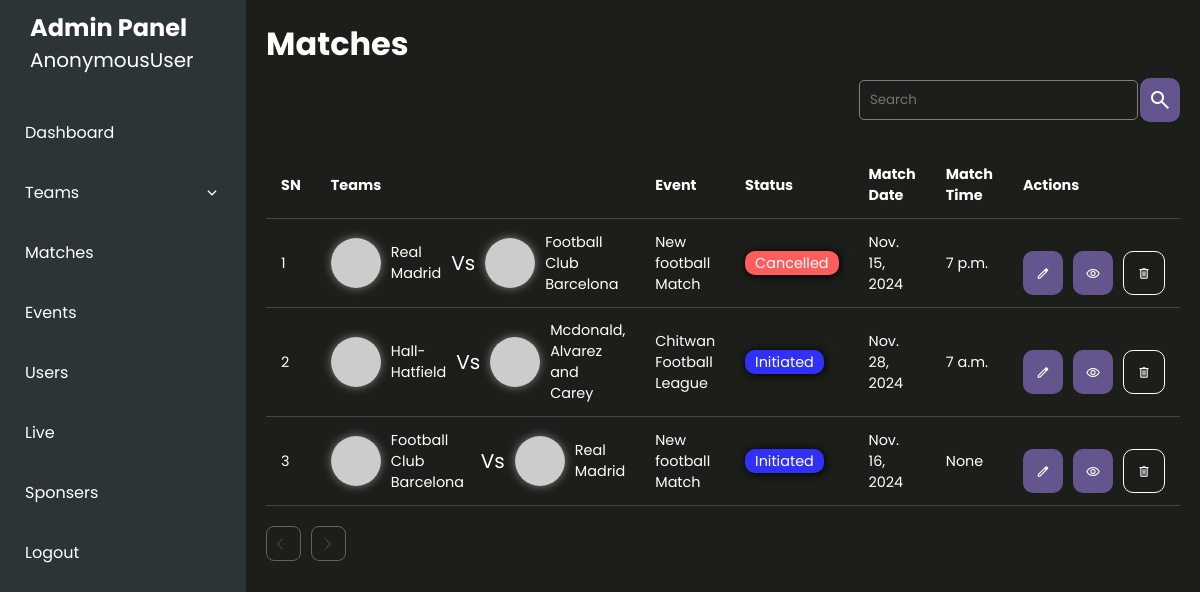
The page /matches/ on the database its author committed.
### sportsApp/models.py (models this page shows, shortened)
class Match(models.Model):
    event = models.ForeignKey(Event,on_delete=models.CASCADE,blank=True,null=True,related_name='matches')
    team1 = models.ForeignKey(EventTeam, on_delete=models.CASCADE, related_name='match_team1')
    team2 = models.ForeignKey(EventTeam, on_delete=models.CASCADE, related_name='match_team2')
    is_address_default = models.BooleanField(default=False)
    status = models.CharField(max_length=20,choices=constants.MatchStatus.choices,default=constants.MatchStatus.INITIATED)
    match_date = models.DateField()
    match_time = models.TimeField(blank=True,null=True)
    place = models.CharField(max_length=255,blank=True,null=True)
    match_complete = models.BooleanField(default=False)
    notes = models.TextField(null=True,blank=True)
    created_at = models.DateTimeField(auto_now_add=True,blank=True,null=True)
    updated_at = models.DateTimeField(auto_now=True,blank=True,null=True)

class EventTeam(models.Model):
    event = models.ForeignKey(Event,on_delete=models.CASCADE)
    team = models.ForeignKey(Team,on_delete=models.CASCADE)
    is_verified = models.BooleanField(default=False)
    created_at = models.DateTimeField(auto_now_add=True)
    updated_at = models.DateTimeField(auto_now=True)

class Team(models.Model):
    SPORT_TYPES = (
        ('FOOTBALL','Football'),
    )
    name = models.CharField(max_length=255,db_index=1)
    total_players = models.PositiveIntegerField(default=10,blank=True, null=True)
    sports_genere = models.CharField(max_length=25,choices=SPORT_TYPES,default='FOOTBALL',blank=True)
    short_name = models.CharField(unique=True,max_length=10,blank=True,null=True)
    is_organizers_team = models.BooleanField(default=False)
    email = models.EmailField(max_length=100,blank=True,null=True)
    address = models.CharField(max_length=255,blank=True,null=True)
    province = models.ForeignKey(Province, on_delete=models.SET_NULL,null=True)
    district = models.ForeignKey(District, on_delete=models.SET_NULL,null=True)
    municipality = models.ForeignKey(Municipality, on_delete=models.SET_NULL,null=True)
    is_verified = models.BooleanField(default=False)
    user = models.ForeignKey(User,on_delete=models.CASCADE,null=True,blank=True,related_name='team')
    logo = models.ImageField(upload_to="images/teams/",blank=True,null=True)
    banner = models.ImageField(upload_to='images/banner/',blank=True,null=True)
    gender = models.CharField(max_length=25,choices=constants.GENDER_OPTIONS.CHOICES,default=constants.GENDER_OPTIONS.MALE)
    created_at = models.DateTimeField(auto_now_add=True)
    updated_at = models.DateTimeField(auto_now=True)

class Event(models.Model):
    title = models.CharField(max_length=255)
    event_type = models.CharField(max_length=20,choices=constants.EVENT_TYPE.choices,default=constants.EVENT_TYPE.KNOCKOUT)
    status = models.CharField(max_length=20,choices=constants.EventStatus.choices,default=constants.EventStatus.INITIATED)
    banner = models.ImageField(upload_to='images/events/',blank=True,null=True)
    logo = models.ImageField(upload_to='images/events/',blank=True,null=True)
    event_organizer = models.ForeignKey(EventOrganizer,on_delete=models.CASCADE,blank=True,null=True,related_name='events')
    event_age_limit = models.PositiveIntegerField()
    is_verified = models.BooleanField(default=False)
    entry_fee = models.DecimalField(max_digits=10000,decimal_places=3)
    registration_start_date = models.DateTimeField()
    registration_end_date = models.DateTimeField()
    event_start_date = models.DateTimeField(blank=True,null=True)
    event_end_date = models.DateTimeField(blank=True,null=True)
    match_duration = models.DurationField(blank=True,null=True)
    province = models.ForeignKey(Province, on_delete=models.SET_NULL,null=True)
    district = models.ForeignKey(District, on_delete=models.SET_NULL,null=True)
    municipality = models.ForeignKey(Municipality, on_delete=models.SET_NULL,null=True)
    area = models.CharField(max_length=255)
    created_at = models.DateField(auto_now_add=True)
    updated_at = models.DateField(auto_now=True)
    def __str__(self) -> str:
        return self.title

### sportsApp/views.py (the view)
# urls.py: path('matches/',views.match_list_view,name='match'),
def match_list_view(request):
    matches = Match.objects.all()
    print(Match.objects.count())
    return render(request,'matches/all_match.html',{'matches':matches})

### sportsApp/templates/matches/all_match.html
{% extends 'event/event_index.html' %}
{% block content %}
{% include 'matches/match_list.html' %}
{% endblock content %}

### sportsApp/templates/matches/match_list.html (shortened to what this page needs)
<div class="responsive-table-box">
  <h2>Matches</h2>
    <div class="filter_box">
        <div class="search">
           <input type="search" placeholder="Search"/>
           <button class="global_btn"><span class="material-symbols-outlined">
            </span></button>
        </div>
    </div>
   <div class="team_listing" id="team-form" >
    <table class="responsive-table">
      <tbody>
        <thead>
          <tr>
            <th>SN</th>
            <th>Teams</th>
            <th>Event</th>
            <th>Status</th>
            <th>Match Date</th>
            <th>Match Time</th>
            <th>Actions</th>
          </tr>
        </thead>
        <tbody>
          {% for match in matches %}
              <tr>
                <td>{{ forloop.counter|add:0 }}</td>
                <td>
                    <div class="table_avatar_box">
                        <div class="team team1">
                            <div class="avatar">
                                <img src="https://picsum.photos/10{{ forloop.counter|add:0 }}" alt="">
                            </div>
                            <p>{{match.team1.team.name}}</p>
                        </div>
                        <p>Vs</p>
                        <div class="team team2">
                            <div class="avatar">
                                <img src="https://picsum.photos/10{{ forloop.counter|add:20 }}" alt="">
                            </div>
                            <p>{{match.team2.team.name}}</p>
                        </div>
                    </div>
                </td>
                <td>{{match.event}}</td>
                <td><span class="event_status {{match.status}}">{{match.status}}</span></td>
                <td>{{match.match_date}}</td>
                <td>{{match.match_time}}</td>
                <td>
                  <div class="td_actions">
                    <a href="{% url 'edit-match-admin' match.id %}">
                    <button class="global_btn" type="button">
                      <span class="icon material-symbols-outlined">
                        </span>
                    </button>
                  </a>
                  <a href="{% url 'match-profile' match.id %}">
                    <button class="global_btn" type="button">
                      <span class="icon material-symbols-outlined">
                        </span>
                    </button>
                  </a>
                    <button class="global_btn outline" type="button" onclick="handleOpenAlert('{{match.id}}','Do you want to delele match of {{match.team1.team.name}} vs {{match.team2.team.name}}?','If you delete the match you may lose the match data')">
                      <span class="icon material-symbols-outlined">
                        </span>
                    </button>
                  </div>
                </td>
              </tr>
            {% endfor %}
        </tbody>
      </tbody>
    </table>
  <div class="pagination">
    {% if page_obj.has_previous %}
        <a href="?page={{ page_obj.previous_page_number }}" class="prev">
          <span class="material-symbols-outlined">
            arrow_back_ios
            </span>
        </a>
    {% else %}
        <span class="disabled">
          <span class="material-symbols-outlined">
            </span>
        </span>
    {% endif %}
    {% if page_obj.has_next %}
        <a href="?page={{ page_obj.next_page_number }}" class="next">
          <span class="material-symbols-outlined">
            arrow_forward_ios
            </span>
        </a>
    {% else %}
        <span class="disabled">
          <span class="material-symbols-outlined">
            </span>
        </span>
    {% endif %}
  </div>
</div>

### static/styles/main.css (style rules this page uses)
* { padding: 0; margin: 0; box-sizing: border-box; font-family: "Poppins", sans-serif; }
:root { --global_blue:rgb(84, 84, 255); --primary-color:#65558f; --box-color:#353535; --error-red:rgb(254, 93, 93); }
p { font-size: 20px; color: rgb(197, 197, 197); }
body, html { margin: auto; }
body { background-color: #1c1e1a; position: relative; }
a { text-decoration: none; }
.avatar { vertical-align: middle; width: 50px; height: 50px; border-radius: 50%; }
.leaderboard_button, .global_btn { padding-left: 20px; padding-right: 20px; min-width: 100px; min-height: 44px; background-color: var(--primary-color); color: white; border-radius: 50px; border: none; font-size: 0.9rem; margin-top: 20px; cursor: pointer; }
.leaderboard_button.outline, .global_btn.outline { background-color: transparent; border: 1px solid white; }
.avatar { height: 50px; width: 50px; border-radius: 50%; box-shadow: 0px 0px 10px gray; }
.avatar img { height: 50px; width: 50px; border-radius: 50%; }
h1, h2, h3, h4 { color: white; }
p { color: white; }
.responsive-table-box { color: white; }
.responsive-table-box .filter_box { padding: 10px 0px; display: flex; justify-content: right; margin-bottom: 10px; -moz-column-gap: 20px; column-gap: 20px; place-items: center; }
.responsive-table-box .filter_box .search { display: flex; place-content: center; place-items: center; }
.responsive-table-box .filter_box .search .global_btn { min-width: 25px; width: 30px; display: flex; place-content: center; place-items: center; margin: 0; margin-left: 2px; border-radius: 10px; }
.responsive-table-box .filter_box input { height: 40px; min-width: 200px; background-color: transparent; border: 1px solid gray; border-radius: 5px; padding: 10px; color: white; }
.responsive-table-box .table_avatar_box { display: flex; -moz-column-gap: 10px; column-gap: 10px; place-items: center; }
.responsive-table-box .table_avatar_box .team { display: flex; place-content: center; place-items: center; -moz-column-gap: 10px; column-gap: 10px; }
.responsive-table-box .table_avatar_box .team p { font-size: 0.9rem; }
.responsive-table { width: 100%; border-collapse: collapse; margin: 20px 0; font-size: 18px; overflow: hidden; color: white; }
.responsive-table th, .responsive-table td { padding: 12px 15px; font-size: 0.9rem; text-align: left; }
.responsive-table th a, .responsive-table td a { color: white; font-size: 0.9rem; }
.responsive-table thead th { color: #ffffff; font-weight: bold; border-bottom: 1px solid #444; }
.responsive-table tbody td { border-bottom: 1px solid #444; }
.responsive-table .td_actions { display: flex; -moz-column-gap: 10px; column-gap: 10px; }
.responsive-table .td_actions button { border-radius: 10px; min-width: 20px; width: 20px; height: 20px; display: flex; place-content: center; place-items: center; }
.responsive-table .td_actions button .icon { font-size: 15px; }
.pagination { display: flex; align-items: center; gap: 10px; }
.pagination a, .pagination span { padding: 5px; border-radius: 8px; font-size: 14px; text-decoration: none; display: inline-block; width: 35px; height: 35px; display: flex; place-content: center; place-items: center; }
.pagination .disabled { border: 1px solid white; opacity: 0.3; color: #888888; }
.content h2 { font-size: 32px; font-weight: bold; }
.event_status { padding: 2px; box-shadow: 1px 1px 10px black; border-radius: 10px; padding-left: 10px; padding-right: 10px; }
.event_status.Initiated, .event_status.initiated { background-color: rgb(48, 48, 246); }
.event_status.Cancelled, .event_status.cancelled { background-color: var(--error-red); }

### rows shown on the page
Match: team1.team.name "Real Madrid", team2.team.name "Football Club Barcelona", event "New football Match", status "Cancelled", match_date "Nov. 15, 2024", match_time "7 p.m."
Match: team1.team.name "Hall-Hatfield", team2.team.name "Mcdonald, Alvarez and Carey", event "Chitwan Football League", status "Initiated", match_date "Nov. 28, 2024", match_time "7 a.m."
Match: team1.team.name "Football Club Barcelona", team2.team.name "Real Madrid", event "New football Match", status "Initiated", match_date "Nov. 16, 2024", match_time "None"

### other values the page prints
{{ request.user }} "AnonymousUser"
